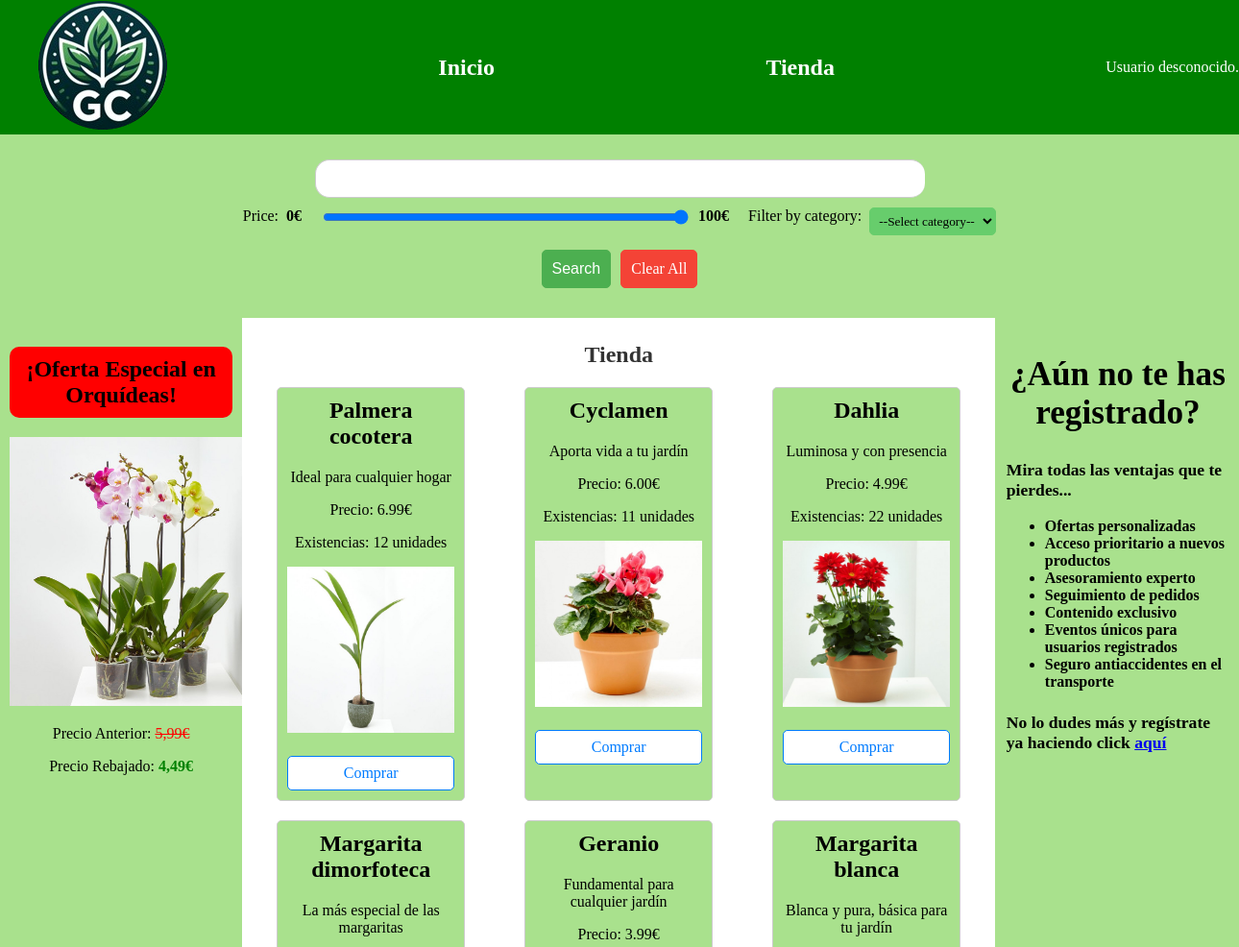
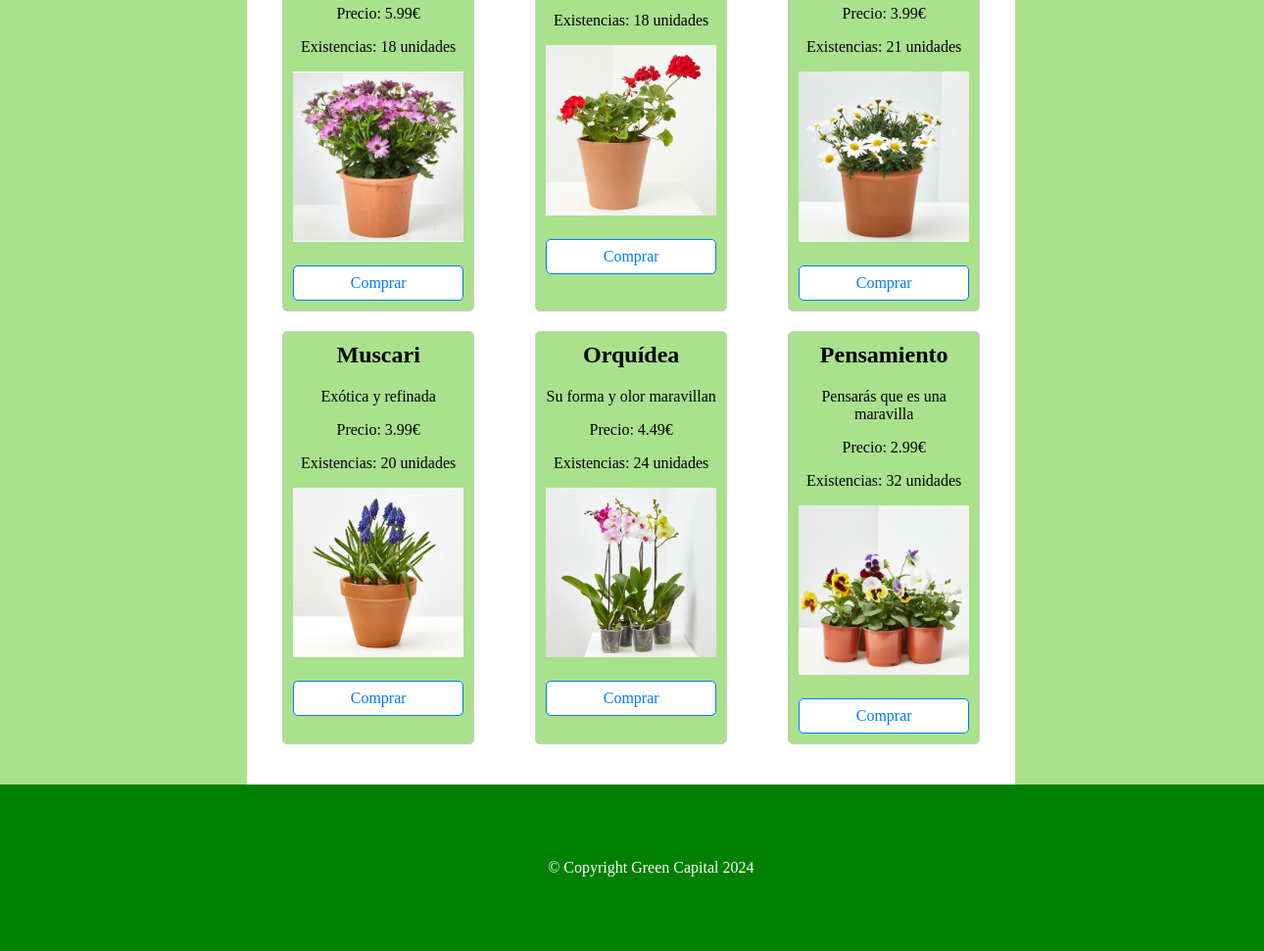
Page /Practica3/tienda.php on the committed database (2 pictures, top to bottom).
### tables this page shows
CREATE TABLE `productos` (
  `Nombre` varchar(30) NOT NULL,
  `Id` varchar(3) NOT NULL PRIMARY KEY,
  `Resumen` text NOT NULL,
  `Descripcion` text NOT NULL,
  `Precio` decimal(4,2) NOT NULL,
  `Categoria` varchar(15) NOT NULL,
  `Existencias` int(2) NOT NULL,
  `Especie` varchar(30) NOT NULL,
  `Imagen` varchar(100) NOT NULL,
  `DniVendedor`varchar(9) NOT NULL,
  FOREIGN KEY (`DniVendedor`) REFERENCES usuarios(`DNI`)
);

### Practica3/productosDAO.php (called while the page is built, shortened)
<?php
class Producto{
    public static function showProducts(){
        $conn = Aplicacion::getInstance()->getConexionBD();
        $sql = 'SELECT Nombre, Id, Resumen, Descripcion, Precio, Categoria, Existencias, Especie, Imagen FROM productos';
        $result = $conn->query($sql);
        $productos = array();
        if ($result->num_rows > 0) {
            while($row = $result->fetch_assoc()) {
                $productos[] = $row;
            }
        }
        return $productos;
    }
    public static function  getCategorias() {
        $conn = Aplicacion::getInstance()->getConexionBD();
        $sql = "SELECT Categoria FROM productos";
        $resultado = $conn->query($sql);
        $categorias = array();
        while ($fila = $resultado->fetch_assoc()) {
            $categorias[] = $fila['Categoria'];
        }
        $categorias = array_unique($categorias);
        return $categorias;
    }
}
?>

### Practica3/includes/vistas/helpers/autorizacion.php (called while the page is built, shortened)
<?php
function estaLogado()
{
    return isset($_SESSION['username']);
}
?>

### Practica3/includes/src/Utils.php (called while the page is built, shortened)
<?php
abstract class Utils
{
    public static function buildUrl($relativeURL, $params = [])
    {
        $url = RUTA_APP.$relativeURL;
        return $url;
    }
    public static function buildParams($params, $separator='&', $enclosing='') {
        $query= '';
        return $query;
    }
}

### Practica3/includes/vistas/helpers/tienda.php (the view, shortened to what this page needs)
<!DOCTYPE html>
<html lang="es">
<head>
    <link rel="stylesheet" href="css/tienda.css">
</head>
<body>
<?php
function builtContent($productos) {
    $contenido = <<<EOS
    <div class='container'>
    EOS;
    foreach($productos as $producto) {
        if ($producto["Existencias"] > 0){
            $contenido .= <<<EOS
            <div class='producto'>
            <h2>{$producto["Nombre"]}</h2>
            <p>{$producto["Resumen"]}</p>
            <p>Precio: {$producto["Precio"]}€</p>
            <p>Existencias: {$producto["Existencias"]} unidades</p>
            <img src='{$producto["Imagen"]}' alt='{$producto["Nombre"]}' width='200'>
            <a href='detalles.php?prod={$producto['Id']}' class='btn-comprar'>Comprar</a>
            </div>
            EOS;
        }
    }
    $contenido .= "</div>";
    return $contenido;
}
?>
</body>
</html>

### Practica3/tienda.php (shortened to what this page needs)
<?php
    require_once 'includes/vistas/helpers/usuarios.php';
    require_once 'productosDAO.php';
    require_once 'includes/vistas/helpers/tienda.php';
    $productos = Producto::showProducts();
    $contenidoTienda = builtContent($productos);
    $contenidoPrincipal = <<<EOS
    <h1 class="titulo-tienda">Tienda</h1>
    <p>$contenidoTienda</p>
    EOS;
    require('includes/vistas/comun/layout.php');
?>

### Practica3/includes/vistas/comun/layout.php (shortened to what this page needs)
<!DOCTYPE html>
<html>
<head>
	<link rel="stylesheet" type="text/css" href="<?= RUTA_CSS.'/estilo.css'?>" />
	<link rel="stylesheet" type="text/css" href="<?= RUTA_CSS.'/estilo.css'?>" />
</head>
<body>
<div id="contenedor">
<?php
require('cabecera.php');
require('busqueda.php');
require('sidebarIzq.php');
?>
<main>
	<article>
		<?= $contenidoPrincipal ?>
	</article>
</main>
<?php
require('sidebarDer.php');
require('pie.php');
?>
</div>
</body>
</html>

### Practica3/includes/vistas/comun/cabecera.php (shortened to what this page needs)
<?php
require_once __DIR__.'/../helpers/usuarios.php';
require_once __DIR__.'/../helpers/barrabusqueda.php';
require_once 'includes/vistas/helpers/autorizacion.php';
?>
<header class="mi-cabecera">
    <div class="logo">
        <a href="index.php">
        <img src= "<?= RUTA_IMGS.'/logo.png'?>" alt="Logo de Green Capital">
        </a>
    </div>
    <h2><a href="index.php">Inicio</a></h2>
    <h2><a href="tienda.php">Tienda</a></h2>
    <div class="user-login">
        <?= saludo() ?>
    </div>
</header>

### Practica3/includes/vistas/helpers/usuarios.php (shortened to what this page needs)
<?php
require_once 'autorizacion.php';
function saludo()
{
    $html = '';
    if (estaLogado()) {
        $urlLogout = Utils::buildUrl('/logout.php');
        $html = <<<EOS
        Bienvenido, {$_SESSION['username']} <a href="{$urlLogout}">(salir)</a>
        EOS;
    } else {
        $urlLogin = Utils::buildUrl('/login.php');
        $html = <<<EOS
        Usuario desconocido. <a href="{$urlLogin}">Login</a>
        EOS;
    }
    return $html;
}
?>

### Practica3/includes/vistas/comun/busqueda.php
<?php
require_once __DIR__.'/../helpers/barrabusqueda.php';
?>
<div class="busqueda">
        <p><?= buildFormularioBusqueda()?></p>
</div>

### Practica3/includes/vistas/helpers/barrabusqueda.php (shortened to what this page needs)
<?php
function buildFormularioBusqueda($itemname = '', $itemCat = '') {
    $ruta = RUTA_APP . "/procesarBusqueda.php";
    $categorias = Producto::getCategorias();
    $ret = <<<EOS
    <div class="contenedor-de-busqueda">
        <form method="get" action="$ruta" class="search-form">
            <div class="search-container">
                <input type="text" id="search-input" class="search-input" name="busqueda" placeholder="$itemname">
                <label for="search-input" class="search-label">Buscar:</label>
            </div>
            <div class="filter-container">
                <label for="filter1">Price:</label>
                <span id="filter1-value">0€</span>
                <input type="range" id="filter1" name="filter1" min="0" max="100" step="0,1" value="100">
                <span id="filter1-max">100€</span>
                <label for="filter2"> Filter by category: </label>
                <select id="filter2" name="filter2" placeholder="$itemCat">
                <option value="">--Select category--</option>
EOS;
                    foreach ($categorias as $categoria) {
                        $ret .= <<<EOS
                        <option value="$categoria">$categoria</option>
EOS;
                    }
                    $ret .= <<<EOS
                </select>
            </div>
            <div class="filter-butons">
                <button type="submit" class="search-button">Search</button>
                <div class="filter-item clear-all-button" id="clear-all-filters">Clear All</div>
            </div>
        </form>
    </div>
EOS;
    return $ret;
}
?>

### Practica3/includes/vistas/comun/sidebarIzq.php
<nav id="sidebarIzq">
<h2 class="oferta">¡Oferta Especial en Orquídeas!</h2>
    <img src="img/orquidea.png" alt="Orquídea" class="imagen-orquidea">
    <p>Precio Anterior: <del class="antiguo">5,99€</del></p>
    <p>Precio Rebajado: <strong class="rebaja">4,49€</strong></p>
</nav>

### Practica3/includes/vistas/comun/sidebarDer.php (shortened to what this page needs)
<aside id="sidebarDer">
	<h2 class='titulo'> ¿Aún no te has registrado?</h2>
	<h3 class='ventajas'>Mira todas las ventajas que te pierdes...</h3>
	<ul>
    <li><strong>Ofertas personalizadas</strong></li>
    <li><strong>Acceso prioritario a nuevos productos</strong></li>
    <li><strong>Asesoramiento experto</strong></li>
    <li><strong>Seguimiento de pedidos</strong></li>
    <li><strong>Contenido exclusivo</strong></li>
	<li><strong>Eventos únicos para usuarios registrados</strong></li>
	<li><strong>Seguro antiaccidentes en el transporte</strong></li>
	</ul>
	<h4 class='ventajas'> No lo dudes más y regístrate ya haciendo click <a href="registro.php">aquí</a> </h4>
</aside>

### Practica3/includes/vistas/comun/pie.php
<footer>
	<p>© Copyright Green Capital 2024</p>
</footer>

### Practica3/css/tienda.css (style rules this page uses)
.container { display: flex; flex-wrap: wrap; justify-content: space-around; margin-top: 20px; background-color: white; }
.producto { width: calc(25% - 20px); margin-bottom: 20px; border: 1px solid #ccc; background-color: #a9e18d; padding: 10px; border-radius: 5px; text-align: center; }
.titulo-tienda { font-family: 'Pacifico', cursive; text-align: center; }
.producto img { width: 100%; height: auto; margin-bottom: 10px; }
.producto h2 { margin-top: 0; }
.btn-comprar { display: block; margin-top: 10px; padding: 8px 16px; background-color: #ffffff; color: #007bff; text-decoration: none; border-radius: 5px; border: 1px solid #007bff; transition: background-color 0.3s, color 0.3s, border-color 0.3s; }

### Practica3/css/estilo.css (style rules this page uses)
body { margin: 0; width:100%; background-color: #a9e18d; }
div#contenedor { margin: 0; background-color: #a9e18d; margin-top: 0%; }
.oferta { background-color: red; border-radius: 10px; padding: 10px; text-align: center; }
.rebaja { border-bottom:1px black; color: green; }
.titulo-tienda { font-family: 'Pacifico', cursive; font-size: 2.2em; text-align: center; color: green; }
.antiguo { color: red; }
.titulo { text-align: center; font-family: 'Pacifico', cursive; font-size: 2.2em; }
.ventajas { font-family: 'Pacifico', cursive; font-size: 1.1em; }
header { height: 60px; background-color: #a9e18d; color: white; width: 93.7%; padding: 40px; margin-right:10%; }
.container { background-color: white; }
.mi-cabecera { display: flex; justify-content: space-between; align-items: center; margin-top: 0; width:100%; background-color: green; overflow: hidden }
.user-login { display: flex; align-items: center; float: left; font-family: 'Pacifico', cursive; font-size: 16px; }
.contenedor-de-busqueda { margin-top: 0%; font-family: 'Pacifico', cursive; padding: 10px; font-size: 16px; cursor: pointer; }
.search-container { display: flex; justify-content: center; margin-bottom: 10px; }
.search-input { width: 50%; padding: 10px; font-size: 16px; border: 1px solid #ccc; border-radius: 15px 15px 15px 15px; border-right: none; box-sizing: border-box; transition: width 0.3s ease; }
.search-button { padding: 10px; font-size: 16px; background-color: #4CAF50; color: white; border: 1px solid #4CAF50; cursor: pointer; margin: 5px; border-radius: 5px; }
.filter-container { display: flex; align-items: flex-start; margin-top: 10px; margin-bottom: 10px; justify-content: center; flex-wrap: wrap; }
select { padding: 5px; border-radius: 5px; border: 1px solid #67cd6c; background-color: #67cd6c; font-family: 'Pacifico', cursive; }
.clear-all-button { padding: 10px; font-size: 16px; background-color: #f44336; color: white; border: 1px solid #f44336; cursor: pointer; margin: 5px; border-radius: 5px; }
.filter-butons { display: flex; justify-content: center; }
#filter1 { width: 30%; margin-right: 10px; margin-bottom: 10px; }
#filter1-value, #filter1-max { display: inline-block; font-weight: bold; margin-right: 20px; }
.imagen-orquidea { width: 280px; }
nav { flex: 1; text-align: center; }
header a, header a:visited { color: white; font-weight: bold; text-decoration: none; }
nav { padding: 10px; float: left; width: 18%; height: 20%; background-color: #a9e18d; }
aside { padding: 10px; float: right; width: 18%; height: 400px; background-color: #a9e18d; }
main { padding: 5px; float: left; min-height:1000px; min-height: calc(100vh - 240px); width: 60%; background-color: white; }
footer { clear: both; padding: 60px; color: white; text-align: center; background-color: green; width:93.7%; }
label { text-align: right; margin-right: 0.5em; display: block; }
input[type='text'] { display: block; }
button, a.boton { border: 1px solid black; font-size: 0.9em; font-family: Arial; font-weight: 400; }
.titulo-tienda { font-size: 24px; color: #333; margin-bottom: 10px; }

### rows in the picture
productos: Nombre "Palmera cocotera", Resumen "Ideal para cualquier hogar", Precio "6.99", Existencias "12", Imagen (picture)
productos: Nombre "Cyclamen", Resumen "Aporta vida a tu jardín", Precio "6.00", Existencias "11", Imagen (picture)
productos: Nombre "Dahlia", Resumen "Luminosa y con presencia", Precio "4.99", Existencias "22", Imagen (picture)
productos: Nombre "Margarita dimorfoteca", Resumen "La más especial de las margaritas", Precio "5.99", Existencias "18", Imagen (picture)
productos: Nombre "Geranio", Resumen "Fundamental para cualquier jardín", Precio "3.99", Existencias "18", Imagen (picture)
productos: Nombre "Margarita blanca", Resumen "Blanca y pura, básica para tu jardín", Precio "3.99", Existencias "21", Imagen (picture)
productos: Nombre "Muscari", Resumen "Exótica y refinada", Precio "3.99", Existencias "20", Imagen (picture)
productos: Nombre "Orquídea", Resumen "Su forma y olor maravillan", Precio "4.49", Existencias "24", Imagen (picture)
productos: Nombre "Pensamiento", Resumen "Pensarás que es una maravilla", Precio "2.99", Existencias "32", Imagen (picture)
